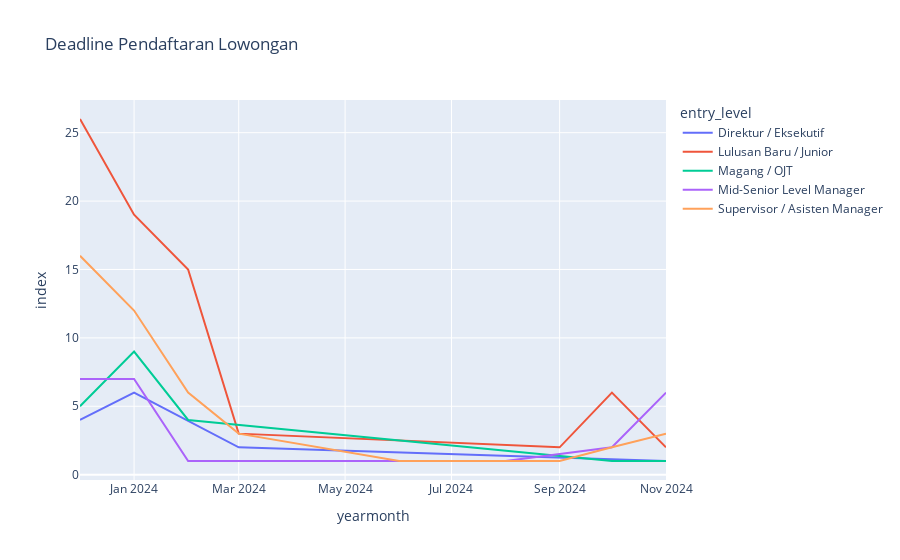

The notebook cell saved with this chart:
### Code cell
deadline_table2 = df_clean\
    .pivot_table(index=['yearmonth','entry_level'],values='index',aggfunc='count',observed=True).reset_index()
deadline_table2['yearmonth'] = deadline_table2['yearmonth'].astype(str)

px.line(deadline_table2, 
        x='yearmonth', y='index',color='entry_level',
        title='Deadline Pendaftaran Lowongan',
        )

### Figure 1 — Plotly figure (JSON) as saved in the notebook; plotly's stock layout.template omitted (floating-point values rounded to 4 significant figures)
{"data": [{"hovertemplate": "entry_level=Direktur / Eksekutif<br>yearmonth=%{x}<br>index=%{y}<extra></extra>", "legendgroup": "Direktur / Eksekutif", "line": {"color": "#636efa", "dash": "solid"}, "marker": {"symbol": "circle"}, "mode": "lines", "name": "Direktur / Eksekutif", "orientation": "v", "showlegend": true, "type": "scatter", "x": ["2023-12", "2024-01", "2024-03", "2024-11"], "xaxis": "x", "y": [4, 6, 2, 1], "yaxis": "y"}, {"hovertemplate": "entry_level=Lulusan Baru / Junior<br>yearmonth=%{x}<br>index=%{y}<extra></extra>", "legendgroup": "Lulusan Baru / Junior", "line": {"color": "#EF553B", "dash": "solid"}, "marker": {"symbol": "circle"}, "mode": "lines", "name": "Lulusan Baru / Junior", "orientation": "v", "showlegend": true, "type": "scatter", "x": ["2023-12", "2024-01", "2024-02", "2024-03", "2024-09", "2024-10", "2024-11"], "xaxis": "x", "y": [26, 19, 15, 3, 2, 6, 2], "yaxis": "y"}, {"hovertemplate": "entry_level=Magang / OJT<br>yearmonth=%{x}<br>index=%{y}<extra></extra>", "legendgroup": "Magang / OJT", "line": {"color": "#00cc96", "dash": "solid"}, "marker": {"symbol": "circle"}, "mode": "lines", "name": "Magang / OJT", "orientation": "v", "showlegend": true, "type": "scatter", "x": ["2023-12", "2024-01", "2024-02", "2024-10", "2024-11"], "xaxis": "x", "y": [5, 9, 4, 1, 1], "yaxis": "y"}, {"hovertemplate": "entry_level=Mid-Senior Level Manager<br>yearmonth=%{x}<br>index=%{y}<extra></extra>", "legendgroup": "Mid-Senior Level Manager", "line": {"color": "#ab63fa", "dash": "solid"}, "marker": {"symbol": "circle"}, "mode": "lines", "name": "Mid-Senior Level Manager", "orientation": "v", "showlegend": true, "type": "scatter", "x": ["2023-12", "2024-01", "2024-02", "2024-03", "2024-06", "2024-08", "2024-10", "2024-11"], "xaxis": "x", "y": [7, 7, 1, 1, 1, 1, 2, 6], "yaxis": "y"}, {"hovertemplate": "entry_level=Supervisor / Asisten Manager<br>yearmonth=%{x}<br>index=%{y}<extra></extra>", "legendgroup": "Supervisor / Asisten Manager", "line": {"color": "#FFA15A", "dash": "solid"}, "marker": {"symbol": "circle"}, "mode": "lines", "name": "Supervisor / Asisten Manager", "orientation": "v", "showlegend": true, "type": "scatter", "x": ["2023-12", "2024-01", "2024-02", "2024-03", "2024-06", "2024-09", "2024-10", "2024-11"], "xaxis": "x", "y": [16, 12, 6, 3, 1, 1, 2, 3], "yaxis": "y"}], "layout": {"legend": {"title": {"text": "entry_level"}, "tracegroupgap": 0}, "title": {"text": "Deadline Pendaftaran Lowongan"}, "xaxis": {"anchor": "y", "domain": [0, 1], "title": {"text": "yearmonth"}}, "yaxis": {"anchor": "x", "domain": [0, 1], "title": {"text": "index"}}}}
